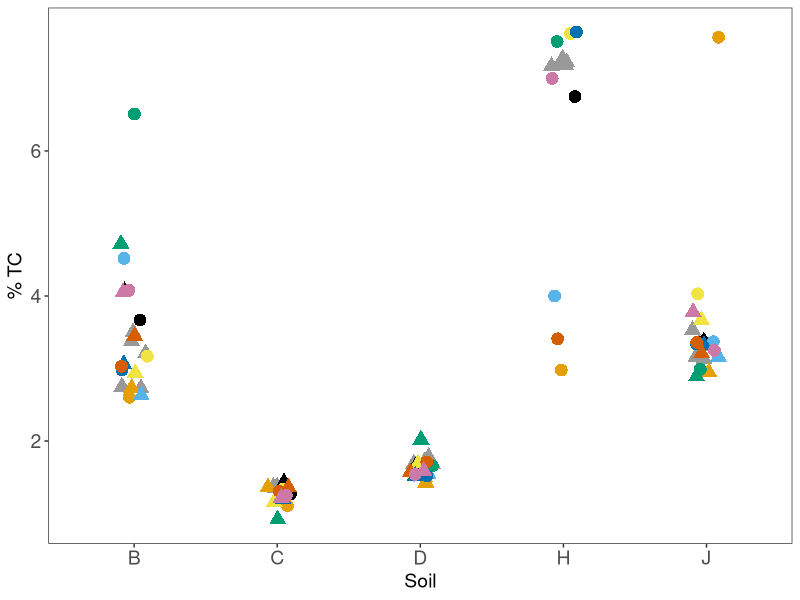
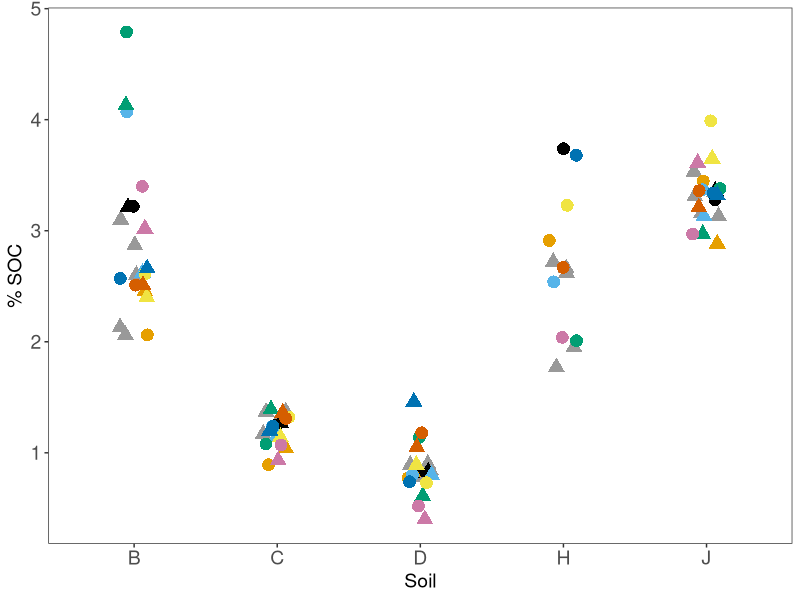
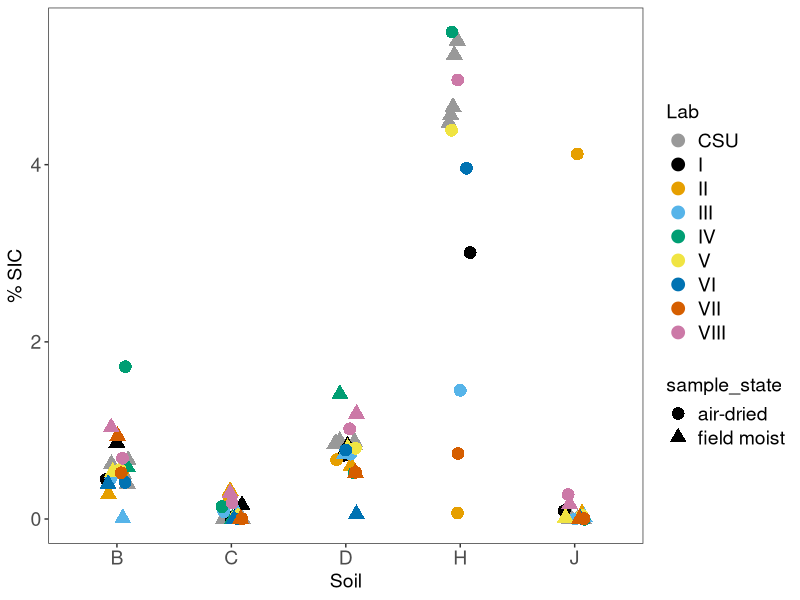
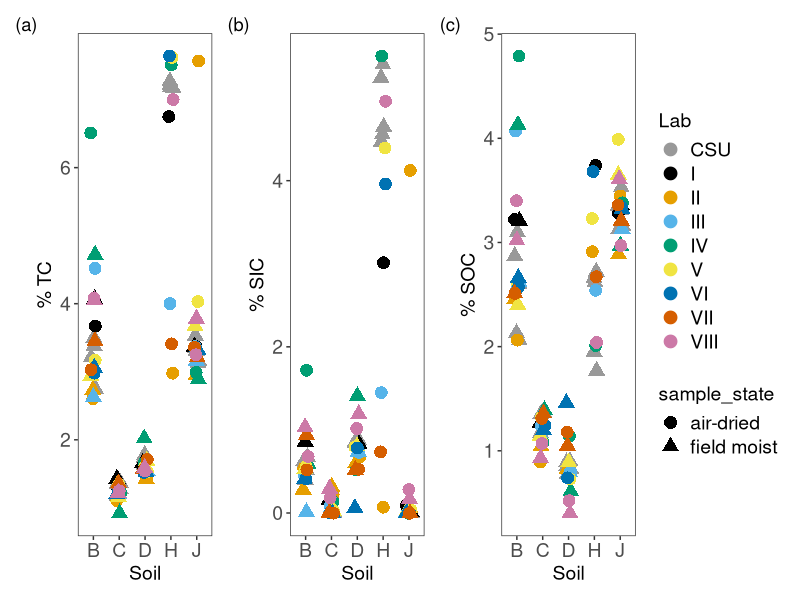
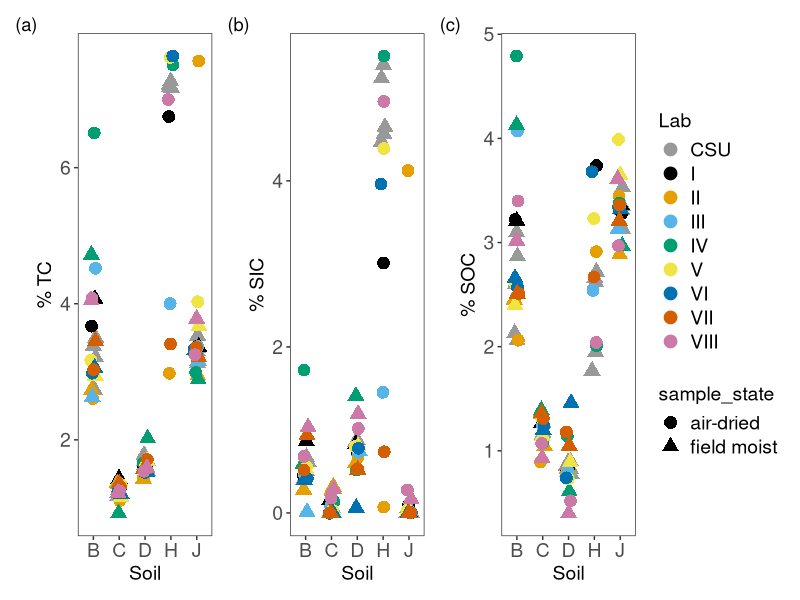

These charts were generated, in order, by the following R code:
#csv with external, service lab data
ExC <- read.csv("For RStudio/exlabs.csv")

library(tidyverse)
library(ggplot2)

#Figures for total C, inorganic and organic C

#setting colorblind palette
cbPalette <- c("#999999","#000000", "#E69F00", "#56B4E9", "#009E73",
               "#F0E442", "#0072B2", "#D55E00", "#CC79A7")

#dotplot for TC without a legend
TCexsumdot <- ggplot(data = ExC)+(aes(x=Site1, y = pct_TC, colour = Lab, shape=sample_state)) +
  geom_jitter(size = 4, width=0.1)+ 
  theme_bw() + theme(panel.grid.major = element_blank(), panel.grid.minor = element_blank()) +
  ylab(bquote('% TC')) +
  xlab(bquote('Soil'))+
  scale_color_manual(values = cbPalette)+
  scale_shape_manual(values=c(16, 17))+
  theme(axis.text=element_text(size=14), axis.title=element_text(size=14), 
        legend.title = element_text(size=14), 
        legend.text = element_text(size=14), 
        strip.text.x = element_text(size = 14,face="bold"))+
  theme(legend.position = "none")
TCexsumdot


#dotplot for OC without a legend
OCexsumdot <- ggplot(data = ExC)+(aes(x=Site1, y = pct_SOC, colour = Lab, shape=sample_state)) +
  geom_jitter(size = 4, width=0.1)+
  theme_bw() + theme(panel.grid.major = element_blank(), panel.grid.minor = element_blank()) +
  ylab(bquote('% SOC')) +
  xlab(bquote('Soil'))+
  scale_color_manual(values = cbPalette)+
  scale_shape_manual(values=c(16, 17))+
  theme(axis.text=element_text(size=14), axis.title=element_text(size=14), 
        legend.title = element_text(size=14), 
        legend.text = element_text(size=14), 
        strip.text.x = element_text(size = 14,face="bold"))+
  theme(legend.position = "none")
OCexsumdot

#dotplot for IC with legend
ICexsumdot <- ggplot(data = ExC)+(aes(x=Site1, y = pct_SIC, colour = Lab, shape=sample_state)) +
  geom_jitter(size = 4, width=0.1)+
  scale_color_manual(values = cbPalette)+
  scale_shape_manual(values=c(16, 17))+
  theme_bw() + theme(panel.grid.major = element_blank(), panel.grid.minor = element_blank()) +
  ylab(bquote('% SIC')) +
  xlab(bquote('Soil'))+
  theme(axis.text=element_text(size=14), axis.title=element_text(size=14), 
        legend.title = element_text(size=14), 
        legend.text = element_text(size=14),
        strip.text.x = element_text(size = 14,face="bold"))
        
ICexsumdot

#creating one figure
library('patchwork')
adot <- TCexsumdot + ICexsumdot + OCexsumdot+
  plot_layout(ncol=3, guides="collect")
#adding panel labels
fadot <- adot+plot_annotation(tag_levels = list(c("(a)", "(b)", "(c)")))
fadot

ggsave("Allexlabdot2.png", dpi= 300, width = 12, height = 9, fadot)

#Finding NAPT acceptable range based on median absolute deviation

#TC
MAD_TC <- ExC %>%
  group_by (Site1) %>%
  summarise(n=n(),
            med = median(pct_TC), # median
            MAD= mad(pct_TC)) # median absolute deviation
MAD_TC$Llimit <- MAD_TC$med - (MAD_TC$MAD * 2.5) #lower limit acceptable range
MAD_TC$Ulimit <- MAD_TC$med + (MAD_TC$MAD * 2.5) #upper limit acceptable range

#SIC
MAD_SIC <- ExC %>%
  group_by (Site1) %>%
  summarise(n=n(),
            med = median(pct_SIC),
            MAD= mad(pct_SIC))
MAD_SIC$Llimit <- MAD_SIC$med - (MAD_SIC$MAD * 2.5)
MAD_SIC$Ulimit <- MAD_SIC$med + (MAD_SIC$MAD * 2.5)

#SOC
MAD_SOC <- ExC %>%
  group_by (Site1) %>%
  summarise(n=n(),
            med = median(pct_SOC),
            MAD= mad(pct_SIC))
MAD_SOC$Llimit <- MAD_SOC$med - (MAD_SOC$MAD * 2.5)
MAD_SOC$Ulimit <- MAD_SOC$med + (MAD_SOC$MAD * 2.5)


